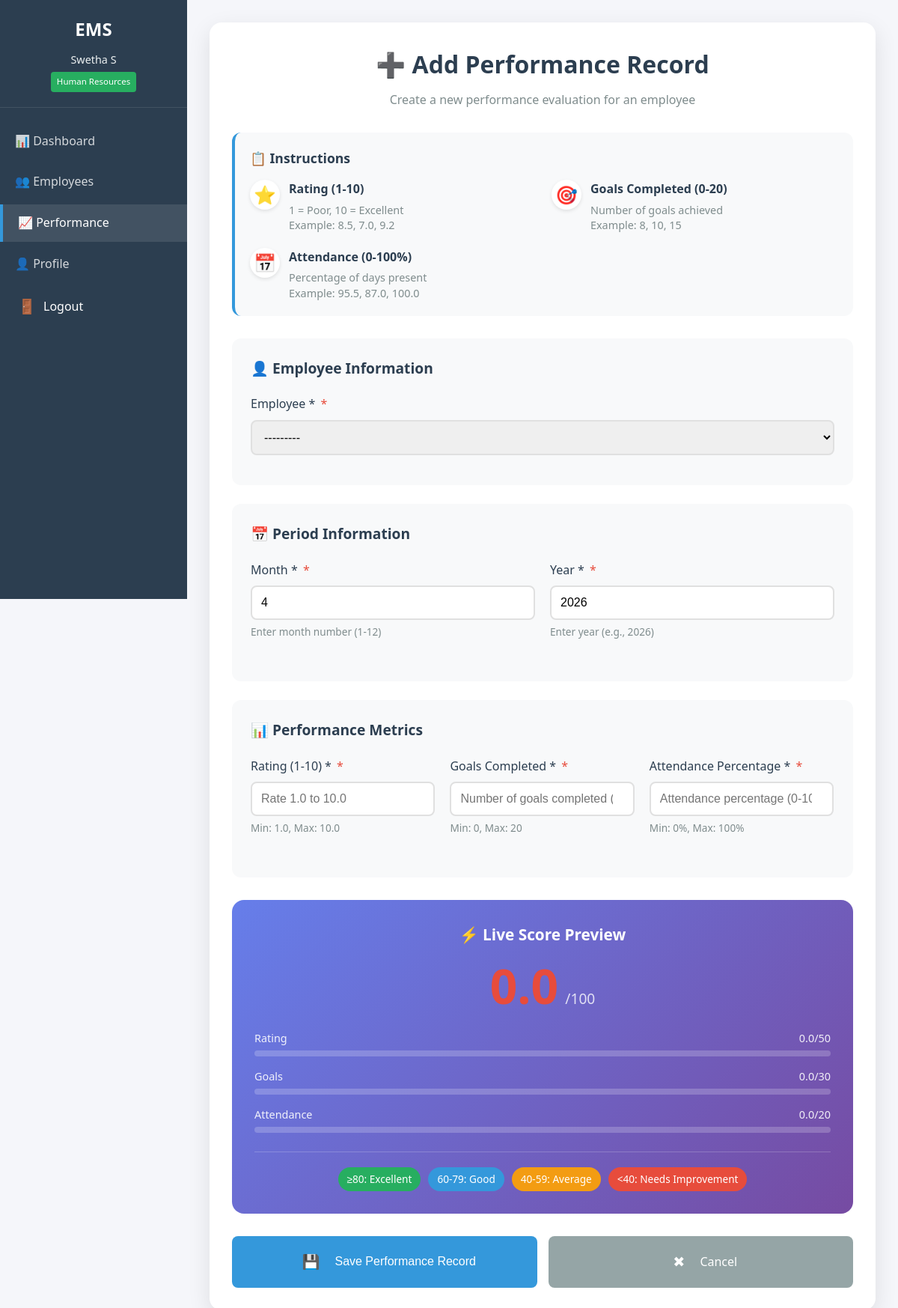
Page /performance/create/ (signed in) on the committed database.
### accounts/models.py (models this page shows, shortened)
class User(AbstractUser):
    ROLE_CHOICES = [
        ("SUPERADMIN", "Super Admin"),
        ("HR", "Human Resources"),
        ("MANAGER", "Manager"),
        ("EMPLOYEE", "Employee"),
    ]
    STATUS_CHOICES = [
        ("ACTIVE", "Active"),
        ("INACTIVE", "Inactive"),
        ("TERMINATED", "Terminated"),
        ("ON_LEAVE", "On Leave"),
    ]
    employee_id = models.CharField(
        max_length=20,
        unique=True,
        blank=True,
        verbose_name="Employee ID"
    )
    department = models.CharField(
        max_length=100,
        blank=True,
        verbose_name="Department"
    )
    designation = models.CharField(
        max_length=100,
        blank=True,
        verbose_name="Designation"
    )
    phone = models.CharField(
        max_length=15,
        blank=True,
        validators=[
            RegexValidator(
                r'^\+?1?\d{9,15}$',
                "Enter a valid phone number (e.g., +1234567890)."
            )
        ],
        verbose_name="Phone Number"
    )
    salary = models.DecimalField(
        max_digits=10,
        decimal_places=2,
        null=True,
        blank=True,
        validators=[MinValueValidator(0)],
        verbose_name="Annual Salary"
    )
    role = models.CharField(
        max_length=20,
        choices=ROLE_CHOICES,
        default="EMPLOYEE",
        verbose_name="Role"
    )
    employment_status = models.CharField(
        max_length=20,
        choices=STATUS_CHOICES,
        default="ACTIVE",
        verbose_name="Employment Status"
    )
    date_of_joining = models.DateField(
        null=True,
        blank=True,
        validators=[validate_joining_date],
        verbose_name="Date of Joining"
    )
    is_soft_deleted = models.BooleanField(
        default=False,
        verbose_name="Soft Deleted",
        help_text="Designates whether the user is soft deleted."
    )
    objects = UserManager()
    class Meta:
        db_table = "accounts_user"
        ordering = ["employee_id"]
        verbose_name = "Employee"
        verbose_name_plural = "Employees"
    def __str__(self):
        return f"{self.employee_id} - {self.username}"

### performance/views.py (the view)
# urls.py: path('create/', views.performance_create, name='create'),
@login_required
@hr_or_manager_required
def performance_create(request):
    if request.method == 'POST':
        form = PerformanceForm(request.POST, user=request.user)
        if form.is_valid():
            performance = form.save()
            AuditService.log_action(
                user=request.user,
                action_type='CREATE',
                target_model='Performance',
                target_id=performance.id,
                ip_address=AuditService.get_client_ip(request),
                details=f"Created performance record for {performance.employee.get_full_name()}"
            )
            messages.success(request, 'Performance record created successfully.')
            return redirect('performance:list')
    else:
        form = PerformanceForm(user=request.user)
        form.fields['month'].initial = datetime.now().month
        form.fields['year'].initial = datetime.now().year
    return render(request, 'performance/create.html', {'form': form})

### accounts/models.py (called while the page is built)
    def get_queryset(self):
        return super().get_queryset().filter(is_soft_deleted=False)

### audit/services.py (called while the page is built)
    @staticmethod
    def get_client_ip(request):
        x_forwarded_for = request.META.get('HTTP_X_FORWARDED_FOR')
        if x_forwarded_for:
            ip = x_forwarded_for.split(',')[0]
        else:
            ip = request.META.get('REMOTE_ADDR')
        return ip

### templates/performance/create.html (shortened to what this page needs)
{% extends 'base.html' %}
{% block content %}
<div class="form-container">
    <div class="page-header">
        <h1>➕ Add Performance Record</h1>
        <p class="subtitle">Create a new performance evaluation for an employee</p>
    </div>
    <div class="instructions-card">
        <h3>📋 Instructions</h3>
        <div class="instruction-grid">
            <div class="instruction-item">
                <span class="instruction-icon">⭐</span>
                <div>
                    <strong>Rating (1-10)</strong>
                    <p>1 = Poor, 10 = Excellent<br>Example: 8.5, 7.0, 9.2</p>
                </div>
            </div>
            <div class="instruction-item">
                <span class="instruction-icon">🎯</span>
                <div>
                    <strong>Goals Completed (0-20)</strong>
                    <p>Number of goals achieved<br>Example: 8, 10, 15</p>
                </div>
            </div>
            <div class="instruction-item">
                <span class="instruction-icon">📅</span>
                <div>
                    <strong>Attendance (0-100%)</strong>
                    <p>Percentage of days present<br>Example: 95.5, 87.0, 100.0</p>
                </div>
            </div>
        </div>
    </div>
    <form method="post" class="performance-form" novalidate>
        <div class="form-section">
            <h3>👤 Employee Information</h3>
            <div class="form-group {% if form.employee.errors %}has-error{% endif %}">
                <label for="{{ form.employee.id_for_label }}">
                    {{ form.employee.label }}
                    <span class="required-star">*</span>
                </label>
                {{ form.employee }}
            </div>
        </div>
        <div class="form-section">
            <h3>📅 Period Information</h3>
            <div class="form-row">
                <div class="form-group half {% if form.month.errors %}has-error{% endif %}">
                    <label for="{{ form.month.id_for_label }}">
                        {{ form.month.label }}
                        <span class="required-star">*</span>
                    </label>
                    {{ form.month }}
                    <div class="field-hint">Enter month number (1-12)</div>
                </div>
                <div class="form-group half {% if form.year.errors %}has-error{% endif %}">
                    <label for="{{ form.year.id_for_label }}">
                        {{ form.year.label }}
                        <span class="required-star">*</span>
                    </label>
                    {{ form.year }}
                    <div class="field-hint">Enter year (e.g., 2026)</div>
                </div>
            </div>
        </div>
        <div class="form-section">
            <h3>📊 Performance Metrics</h3>
            <div class="form-row">
                <div class="form-group third {% if form.rating.errors %}has-error{% endif %}">
                    <label for="{{ form.rating.id_for_label }}">
                        {{ form.rating.label }}
                        <span class="required-star">*</span>
                    </label>
                    {{ form.rating }}
                    <div class="field-hint">Min: 1.0, Max: 10.0</div>
                </div>
                <div class="form-group third {% if form.goals_completed.errors %}has-error{% endif %}">
                    <label for="{{ form.goals_completed.id_for_label }}">
                        {{ form.goals_completed.label }}
                        <span class="required-star">*</span>
                    </label>
                    {{ form.goals_completed }}
                    <div class="field-hint">Min: 0, Max: 20</div>
                </div>
                <div class="form-group third {% if form.attendance_percentage.errors %}has-error{% endif %}">
                    <label for="{{ form.attendance_percentage.id_for_label }}">
                        {{ form.attendance_percentage.label }}
                        <span class="required-star">*</span>
                    </label>
                    {{ form.attendance_percentage }}
                    <div class="field-hint">Min: 0%, Max: 100%</div>
                </div>
            </div>
        </div>
        <div class="score-preview-card">
            <h3>⚡ Live Score Preview</h3>
            <div class="score-main">
                <span class="score-value" id="liveScore">0.0</span>
                <span class="score-max">/100</span>
            </div>
            <div class="score-breakdown">
                <div class="breakdown-item">
                    <div class="breakdown-header">
                        <span class="breakdown-label">Rating</span>
                        <span class="breakdown-value">
                            <span id="ratingWeight">0.0</span>/50
                        </span>
                    </div>
                    <div class="progress-bar">
                    </div>
                </div>
                <div class="breakdown-item">
                    <div class="breakdown-header">
                        <span class="breakdown-label">Goals</span>
                        <span class="breakdown-value">
                            <span id="goalsWeight">0.0</span>/30
                        </span>
                    </div>
                    <div class="progress-bar">
                    </div>
                </div>
                <div class="breakdown-item">
                    <div class="breakdown-header">
                        <span class="breakdown-label">Attendance</span>
                        <span class="breakdown-value">
                            <span id="attendanceWeight">0.0</span>/20
                        </span>
                    </div>
                    <div class="progress-bar">
                    </div>
                </div>
            </div>
            <div class="score-interpretation">
                <span class="score-tag excellent">≥80: Excellent</span>
                <span class="score-tag good">60-79: Good</span>
                <span class="score-tag average">40-59: Average</span>
                <span class="score-tag poor">&lt;40: Needs Improvement</span>
            </div>
        </div>
        <div class="form-actions">
            <button type="submit" class="btn btn-primary btn-large">
                <span class="btn-icon">💾</span>
                Save Performance Record
            </button>
            <a href="{% url 'performance:list' %}" class="btn btn-secondary btn-large">
                <span class="btn-icon">✖</span>
                Cancel
            </a>
        </div>
    </form>
</div>
{% endblock %}

### templates/base.html (shortened to what this page needs)
<!DOCTYPE html>
<html lang="en">
<head>
    {% load static %}
    <link rel="stylesheet" href="{% static 'css/style.css' %}">
</head>
<body>
    <div class="container">
        {% if user.is_authenticated %}
        <aside class="sidebar">
            <div class="sidebar-header">
                <h2>EMS</h2>
                <div class="user-info">
                    <p class="user-name">{{ user.get_full_name|default:user.username }}</p>
                    <p class="role-badge role-{{ user.role|lower }}">{{ user.get_role_display }}</p>
                </div>
            </div>
            <nav class="sidebar-nav">
                <ul>
                    <li>
                        <a href="{% url 'dashboard' %}"
                           class="nav-link {% if request.resolver_match.url_name == 'dashboard' %}active{% endif %}">
                            <span class="nav-icon">📊</span>
                            <span class="nav-text">Dashboard</span>
                        </a>
                    </li>
                    <li>
                        <a href="{% url 'employees:list' %}"
                           class="nav-link {% if 'employees' in request.path %}active{% endif %}">
                            <span class="nav-icon">👥</span>
                            <span class="nav-text">Employees</span>
                        </a>
                    </li>
                    <li>
                        <a href="{% url 'performance:list' %}"
                           class="nav-link {% if 'performance' in request.path %}active{% endif %}">
                            <span class="nav-icon">📈</span>
                            <span class="nav-text">Performance</span>
                        </a>
                    </li>
                    <li>
                        <a href="{% url 'accounts:profile' %}"
                           class="nav-link {% if 'profile' in request.path %}active{% endif %}">
                            <span class="nav-icon">👤</span>
                            <span class="nav-text">Profile</span>
                        </a>
                    </li>
                    <li>
                        <form method="post" action="{% url 'accounts:logout' %}" class="logout-form">
                            <button type="submit" class="logout-btn">
                                <span class="nav-icon">🚪</span>
                                <span class="nav-text">Logout</span>
                            </button>
                        </form>
                    </li>
                </ul>
            </nav>
        </aside>
        {% endif %}
        <main class="main-content">
            {% block content %}
            {% endblock %}
        </main>
    </div>
</body>
</html>

### static/css/style.css (style rules this page uses)
* { margin: 0; padding: 0; box-sizing: border-box; }
:root { --primary-color: #2c3e50; --secondary-color: #3498db; --success-color: #27ae60; --danger-color: #e74c3c; --warning-color: #f39c12; --light-bg: #ecf0f1; --dark-text: #2c3e50; --light-text: #7f8c8d; --border-color: #bdc3c7; --sidebar-width: 250px; --header-height: 60px; }
body { font-family: 'Segoe UI', Tahoma, Geneva, Verdana, sans-serif; line-height: 1.6; color: var(--dark-text); background-color: #f5f6fa; }
.container { display: flex; min-height: 100vh; }
.sidebar { width: var(--sidebar-width); background-color: var(--primary-color); color: white; position: fixed; height: 100vh; overflow-y: auto; }
.sidebar-header { padding: 20px; text-align: center; border-bottom: 1px solid rgba(255,255,255,0.1); }
.sidebar-header h2 { margin-bottom: 10px; color: white; }
.user-info { font-size: 0.9em; color: var(--light-bg); }
.role-badge { display: inline-block; padding: 4px 8px; background-color: var(--secondary-color); border-radius: 4px; font-size: 0.8em; margin-top: 5px; }
.sidebar-nav ul { list-style: none; padding: 20px 0; }
.sidebar-nav li { margin-bottom: 5px; }
.sidebar-nav a { display: block; padding: 12px 20px; color: rgba(255,255,255,0.8); text-decoration: none; transition: all 0.3s; }
.sidebar-nav a:hover, .sidebar-nav a.active { background-color: rgba(255,255,255,0.1); color: white; border-left: 4px solid var(--secondary-color); }
.main-content { flex: 1; margin-left: var(--sidebar-width); padding: 30px; }
.role-hr { background-color: var(--success-color); color: white; }
.form-container { max-width: 600px; margin: 0 auto; background: white; padding: 30px; border-radius: 8px; box-shadow: 0 2px 4px rgba(0,0,0,0.1); }
.form-actions { display: flex; gap: 10px; margin-top: 30px; }
.btn { display: inline-block; padding: 10px 20px; border: none; border-radius: 4px; font-size: 1em; cursor: pointer; text-decoration: none; transition: all 0.3s; }
.btn-primary { background-color: var(--secondary-color); color: white; }
.btn-icon { padding: 5px 10px; text-decoration: none; border-radius: 4px; margin: 0 2px; }

### templates/base.html (style rules this page uses)
.sidebar-nav .logout-form { margin: 0; padding: 0; width: 100%; }
.sidebar-nav .logout-btn { width: 100%; text-align: left; background: none; border: none; cursor: pointer; font: inherit; color: inherit; padding: 12px 20px; display: flex; align-items: center; gap: 10px; transition: all 0.3s; border-left: 4px solid transparent; }
.sidebar-nav .logout-btn .nav-icon { font-size: 1.2em; min-width: 24px; }
.sidebar-nav .logout-btn .nav-text { flex: 1; }

### rows in the picture
User: get_full_name "Swetha S", role "Human Resources"
User: employee "---------"
